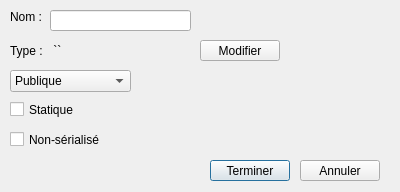
<?xml version="1.0" encoding="UTF-8"?>
<ui version="4.0">
 <class>NewAttribute</class>
 <widget class="QDialog" name="NewAttribute">
  <property name="geometry">
   <rect>
    <x>0</x>
    <y>0</y>
    <width>400</width>
    <height>192</height>
   </rect>
  </property>
  <property name="windowTitle">
   <string>Nouveau attribut</string>
  </property>
  <widget class="QLabel" name="label">
   <property name="geometry">
    <rect>
     <x>10</x>
     <y>10</y>
     <width>47</width>
     <height>13</height>
    </rect>
   </property>
   <property name="text">
    <string>Nom :</string>
   </property>
  </widget>
  <widget class="QLineEdit" name="attributeName">
   <property name="geometry">
    <rect>
     <x>50</x>
     <y>10</y>
     <width>141</width>
     <height>21</height>
    </rect>
   </property>
  </widget>
  <widget class="QLabel" name="label_2">
   <property name="geometry">
    <rect>
     <x>10</x>
     <y>40</y>
     <width>47</width>
     <height>21</height>
    </rect>
   </property>
   <property name="text">
    <string>Type :</string>
   </property>
  </widget>
  <widget class="QLabel" name="attributeType">
   <property name="geometry">
    <rect>
     <x>50</x>
     <y>40</y>
     <width>141</width>
     <height>21</height>
    </rect>
   </property>
   <property name="text">
    <string> `&lt;typename&gt;`</string>
   </property>
   <property name="textFormat">
    <enum>Qt::MarkdownText</enum>
   </property>
  </widget>
  <widget class="QPushButton" name="editType">
   <property name="geometry">
    <rect>
     <x>200</x>
     <y>40</y>
     <width>80</width>
     <height>21</height>
    </rect>
   </property>
   <property name="text">
    <string>Modifier</string>
   </property>
   <property name="autoDefault">
    <bool>false</bool>
   </property>
  </widget>
  <widget class="QComboBox" name="attributeRange">
   <property name="geometry">
    <rect>
     <x>10</x>
     <y>70</y>
     <width>121</width>
     <height>22</height>
    </rect>
   </property>
   <item>
    <property name="text">
     <string>Publique</string>
    </property>
   </item>
   <item>
    <property name="text">
     <string>Protégé</string>
    </property>
   </item>
   <item>
    <property name="text">
     <string>Privé</string>
    </property>
   </item>
  </widget>
  <widget class="QCheckBox" name="attributeStatic">
   <property name="geometry">
    <rect>
     <x>10</x>
     <y>100</y>
     <width>72</width>
     <height>19</height>
    </rect>
   </property>
   <property name="text">
    <string>Statique</string>
   </property>
  </widget>
  <widget class="QCheckBox" name="attributeTransient">
   <property name="geometry">
    <rect>
     <x>10</x>
     <y>130</y>
     <width>121</width>
     <height>19</height>
    </rect>
   </property>
   <property name="text">
    <string>Non-sérialisé</string>
   </property>
  </widget>
  <widget class="QLabel" name="label_3">
   <property name="geometry">
    <rect>
     <x>140</x>
     <y>130</y>
     <width>21</width>
     <height>21</height>
    </rect>
   </property>
   <property name="toolTip">
    <string>Exclusif Java</string>
   </property>
   <property name="text">
    <string/>
   </property>
   <property name="pixmap">
    <pixmap>java.png</pixmap>
   </property>
  </widget>
  <widget class="QPushButton" name="cancel">
   <property name="geometry">
    <rect>
     <x>300</x>
     <y>160</y>
     <width>80</width>
     <height>21</height>
    </rect>
   </property>
   <property name="text">
    <string>Annuler</string>
   </property>
   <property name="autoDefault">
    <bool>false</bool>
   </property>
  </widget>
  <widget class="QPushButton" name="validate">
   <property name="geometry">
    <rect>
     <x>210</x>
     <y>160</y>
     <width>80</width>
     <height>21</height>
    </rect>
   </property>
   <property name="text">
    <string>Terminer</string>
   </property>
   <property name="default">
    <bool>true</bool>
   </property>
  </widget>
 </widget>
 <resources/>
 <connections/>
</ui>
